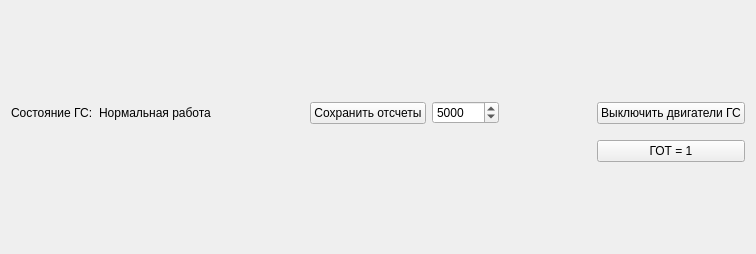
<?xml version="1.0" encoding="UTF-8"?>
<ui version="4.0">
 <class>GsGeneralState</class>
 <widget class="QWidget" name="GsGeneralState">
  <property name="geometry">
   <rect>
    <x>0</x>
    <y>0</y>
    <width>756</width>
    <height>254</height>
   </rect>
  </property>
  <property name="windowTitle">
   <string>Form</string>
  </property>
  <layout class="QGridLayout" name="gridLayout_2">
   <item row="1" column="0">
    <layout class="QGridLayout" name="gridLayout">
     <item row="1" column="3">
      <spacer name="horizontalSpacer">
       <property name="orientation">
        <enum>Qt::Horizontal</enum>
       </property>
       <property name="sizeHint" stdset="0">
        <size>
         <width>40</width>
         <height>20</height>
        </size>
       </property>
      </spacer>
     </item>
     <item row="1" column="1">
      <widget class="QLabel" name="label">
       <property name="text">
        <string>
Состояние ГС:
</string>
       </property>
      </widget>
     </item>
     <item row="1" column="5">
      <widget class="QSpinBox" name="spinBoxNumberOfSamples">
       <property name="minimum">
        <number>100</number>
       </property>
       <property name="maximum">
        <number>100000</number>
       </property>
       <property name="value">
        <number>5000</number>
       </property>
      </widget>
     </item>
     <item row="1" column="6">
      <spacer name="horizontalSpacer_2">
       <property name="orientation">
        <enum>Qt::Horizontal</enum>
       </property>
       <property name="sizeHint" stdset="0">
        <size>
         <width>40</width>
         <height>20</height>
        </size>
       </property>
      </spacer>
     </item>
     <item row="1" column="2">
      <widget class="QLabel" name="labelGsState">
       <property name="text">
        <string>Нормальная работа</string>
       </property>
      </widget>
     </item>
     <item row="1" column="7">
      <widget class="QPushButton" name="btnGsEngineOff">
       <property name="text">
        <string>Выключить двигатели ГС</string>
       </property>
      </widget>
     </item>
     <item row="2" column="7">
      <widget class="QPushButton" name="btnSetGOT">
       <property name="text">
        <string>ГОТ = 1</string>
       </property>
      </widget>
     </item>
     <item row="1" column="4">
      <widget class="QPushButton" name="btnSaveSamples">
       <property name="text">
        <string>Сохранить отсчеты</string>
       </property>
      </widget>
     </item>
    </layout>
   </item>
  </layout>
 </widget>
 <resources/>
 <connections/>
</ui>
